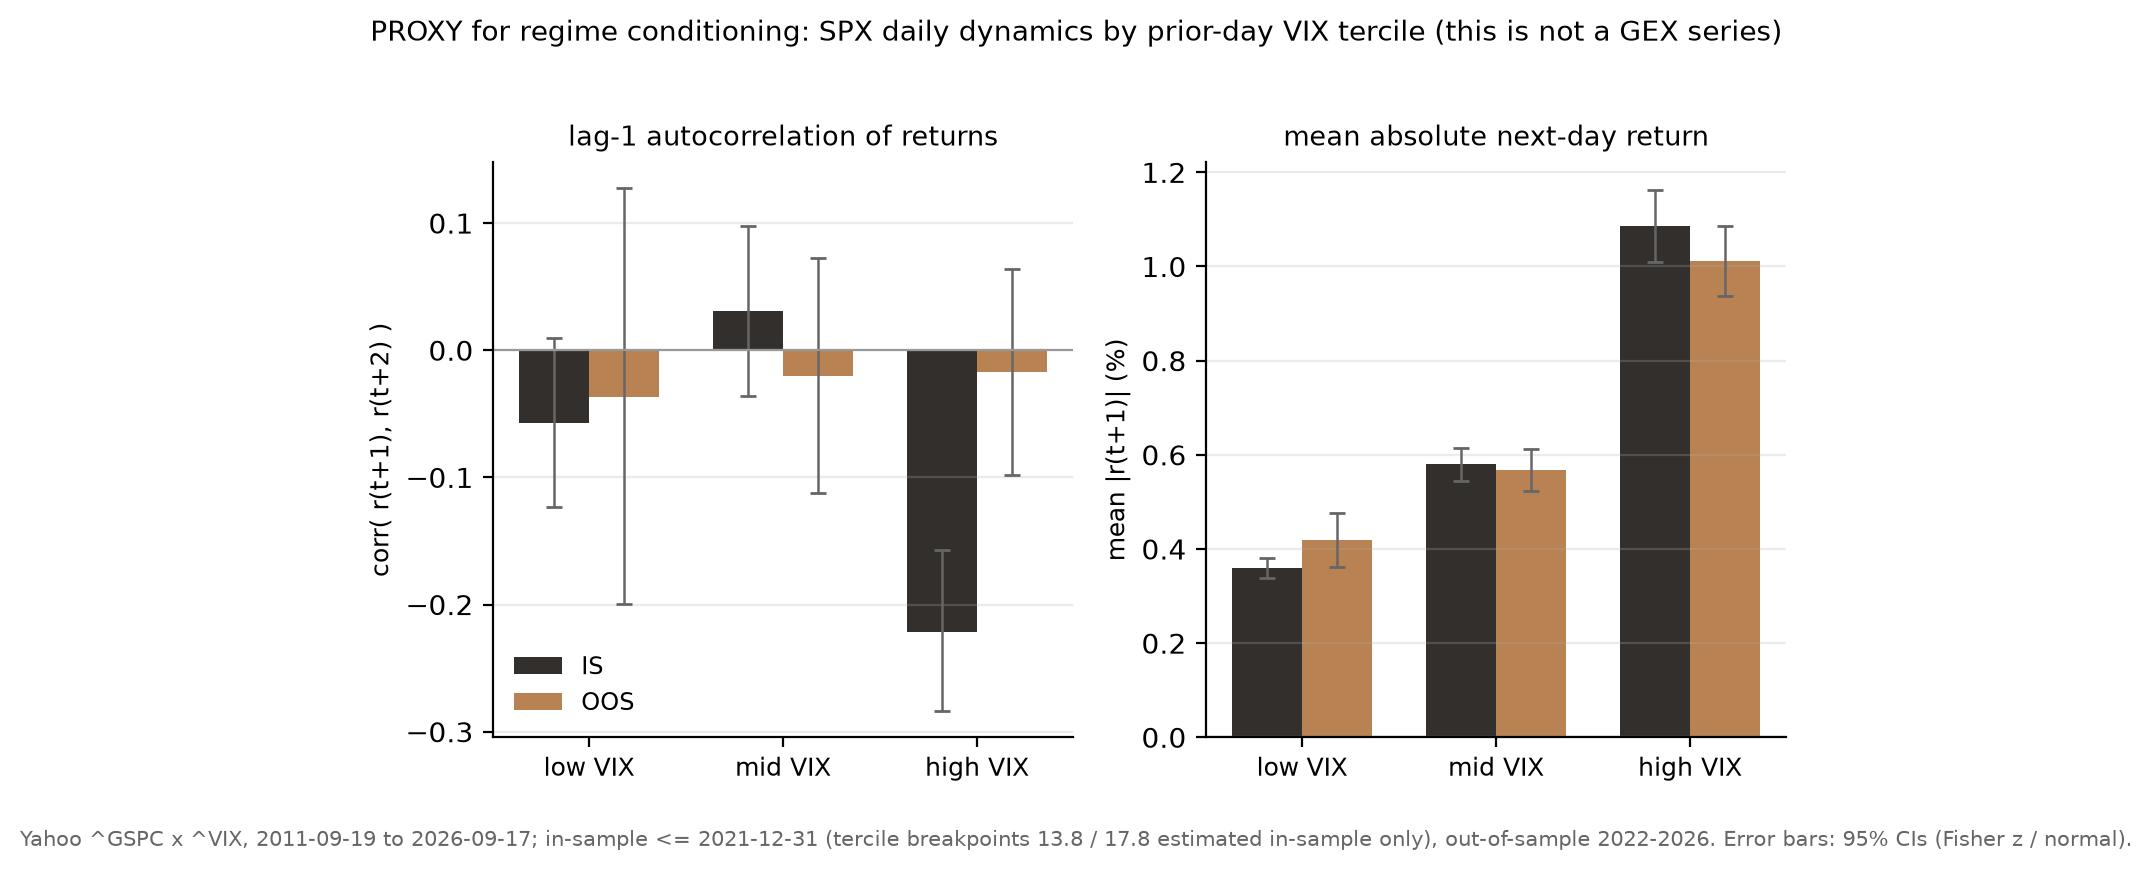

Generate this figure with Python:
"""
Figure - PROXY study for gamma-regime conditioning (this is NOT a GEX study).

Free historical strike-level open interest is not available in this paper's
pipeline, so dealer gamma cannot be reconstructed historically here. This
figure conditions on the VIX level instead - an observable, free variable
that correlates with (but does not identify) the dealer-gamma regime. The
paper text is explicit about why this is only a proxy.

Pre-committed design (fixed before the data were examined, no variants tried):
  - data: SPX daily closes (data/spx_daily.csv, Yahoo ^GSPC, 2011-2026) and
    VIX daily closes (data/vix_daily.csv, Yahoo ^VIX; FRED VIXCLS is the
    documented alternative);
  - regime: tercile of the VIX close on day t; breakpoints estimated on the
    IN-SAMPLE period only (dates <= 2021-12-31) and applied unchanged
    out-of-sample (>= 2022-01-01);
  - metrics, both strictly after the conditioning day: (a) mean absolute
    next-day return |r(t+1)|; (b) first-order autocorrelation measured as the
    Pearson correlation of the pair (r(t+1), r(t+2)) across days t in the cell;
  - 95% CIs: normal approximation for the mean, Fisher z for the correlation;
  - report every cell, whatever it shows.

Reproducible:
    python fig_regime_proxy.py     # numpy, matplotlib; stdlib csv
"""
import os, csv, math
import numpy as np
import matplotlib
matplotlib.use("Agg")
import matplotlib.pyplot as plt

HERE = os.path.dirname(os.path.abspath(__file__))
DATA = os.path.join(HERE, "data")
SPLIT = "2021-12-31"          # in-sample <= SPLIT < out-of-sample


def read_csv(name):
    dates, close = [], []
    with open(os.path.join(DATA, name)) as f:
        for row in csv.DictReader(f):
            dates.append(row["date"]); close.append(float(row["close"]))
    return dates, np.array(close)


sd, sc = read_csv("spx_daily.csv")
vd, vc = read_csv("vix_daily.csv")
vix = dict(zip(vd, vc))
dates, close, vixv = [], [], []
for d_, c_ in zip(sd, sc):
    if d_ in vix:
        dates.append(d_); close.append(c_); vixv.append(vix[d_])
close, vixv = np.array(close), np.array(vixv)
ret = np.diff(close) / close[:-1]          # ret[i] = return on dates[i+1]

# day index t runs over positions where r(t+1) and r(t+2) exist:
# t = 0 .. len(dates)-3 ; r(t+1) = ret[t], r(t+2) = ret[t+1]
tmax = len(dates) - 3
tidx = np.arange(tmax + 1)
day = np.array(dates)[tidx]
v_t = vixv[tidx]
r1 = ret[tidx]           # next-day return after conditioning day t
r2 = ret[tidx + 1]       # the day after that

is_mask = day <= SPLIT
q1, q2 = np.quantile(v_t[is_mask], [1 / 3, 2 / 3])
terc = np.digitize(v_t, [q1, q2])          # 0 low, 1 mid, 2 high


def cell(mask):
    a, b = r1[mask], r2[mask]
    n = mask.sum()
    m_abs = np.abs(a).mean()
    ci_abs = 1.96 * np.abs(a).std(ddof=1) / math.sqrt(n)
    rho = np.corrcoef(a, b)[0, 1]
    z = 0.5 * math.log((1 + rho) / (1 - rho))
    zlo, zhi = z - 1.96 / math.sqrt(n - 3), z + 1.96 / math.sqrt(n - 3)
    lo, hi = math.tanh(zlo), math.tanh(zhi)
    return n, m_abs, ci_abs, rho, lo, hi


labels = ["low VIX", "mid VIX", "high VIX"]
res = {}
for pname, pmask in (("IS", is_mask), ("OOS", ~is_mask)):
    for k in range(3):
        res[(pname, k)] = cell(pmask & (terc == k))

x = np.arange(3)
w = 0.36
fig, (ax1, ax2) = plt.subplots(1, 2, figsize=(7.4, 3.9))
for ax, mi, ei_lo, ei_hi, title, ylab in (
        (ax1, 3, 4, 5, "lag-1 autocorrelation of returns",
         "corr( r(t+1), r(t+2) )"),
        (ax2, 1, None, None, "mean absolute next-day return",
         "mean |r(t+1)| (%)")):
    for off, pname, colr in ((-w / 2, "IS", "#17120e"), (w / 2, "OOS", "#b0713a")):
        vals, los, his = [], [], []
        for k in range(3):
            c = res[(pname, k)]
            if mi == 3:
                vals.append(c[3]); los.append(c[3] - c[4]); his.append(c[5] - c[3])
            else:
                vals.append(c[1] * 100)
                los.append(c[2] * 100); his.append(c[2] * 100)
        ax.bar(x + off, vals, w, color=colr, alpha=0.88,
               label=f"{pname}" if ax is ax1 else None,
               yerr=[los, his], capsize=3,
               error_kw=dict(lw=0.9, ecolor="#666"))
    ax.axhline(0, color="#999", lw=0.8)
    ax.set_xticks(x); ax.set_xticklabels(labels, fontsize=9)
    ax.set_title(title, fontsize=9.8)
    ax.set_ylabel(ylab, fontsize=9)
    for s_ in ("top", "right"):
        ax.spines[s_].set_visible(False)
    ax.grid(True, axis="y", alpha=0.25)
ax1.legend(fontsize=8.6, frameon=False, loc="lower left")
fig.suptitle("PROXY for regime conditioning: SPX daily dynamics by prior-day "
             "VIX tercile (this is not a GEX series)", fontsize=10.2, y=1.02)
fig.text(0.5, -0.04,
         f"Yahoo ^GSPC x ^VIX, {dates[0]} to {dates[-1]}; in-sample <= {SPLIT} "
         f"(tercile breakpoints {q1:.1f} / {q2:.1f} estimated in-sample only), "
         f"out-of-sample 2022-2026. Error bars: 95% CIs (Fisher z / normal).",
         ha="center", fontsize=7.6, color="#666")
plt.tight_layout()
OUT = os.path.join(HERE, "fig_regime_proxy.png")
fig.savefig(OUT, dpi=200, bbox_inches="tight")
print("wrote", OUT)
print(f"span={dates[0]}..{dates[-1]} n_days={len(dates)} split={SPLIT} "
      f"breakpoints=({q1:.2f},{q2:.2f})")
for pname in ("IS", "OOS"):
    for k in range(3):
        n, m_abs, ci_abs, rho, lo, hi = res[(pname, k)]
        print(f"{pname:>3} {labels[k]:>8}: n={n:4d}  mean|r+1|={m_abs*100:.3f}% "
              f"(+/-{ci_abs*100:.3f})  rho1={rho:+.3f} [{lo:+.3f},{hi:+.3f}]")
